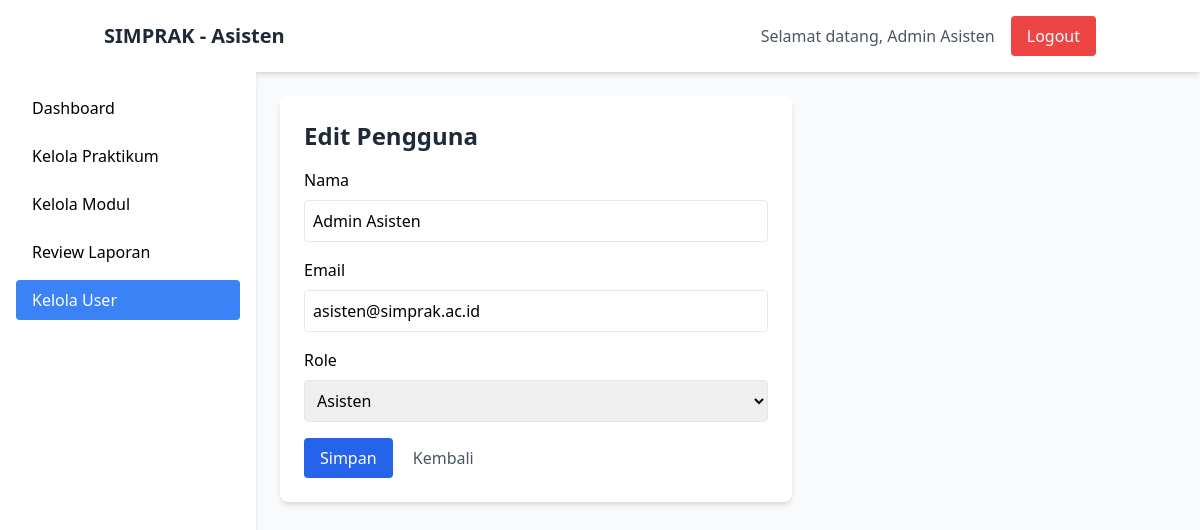
Screenshot of /asisten/edit_user.php?id=1 (signed in) with the database file from the repository.
### tables this page shows
CREATE TABLE `users` (
  `id` int(11) NOT NULL,
  `nama` varchar(100) NOT NULL,
  `email` varchar(100) NOT NULL,
  `password` varchar(255) NOT NULL,
  `role` enum('mahasiswa','asisten') NOT NULL,
  `created_at` timestamp NOT NULL DEFAULT current_timestamp()
);

### asisten/edit_user.php (the view, shortened to what this page needs)
<?php
require_once '../config.php';
$id = $_GET['id'] ?? 0;
$stmt = $conn->prepare("SELECT * FROM users WHERE id = ?");
$stmt->bind_param("i", $id);
$stmt->execute();
$data = $stmt->get_result()->fetch_assoc();
require_once 'templates/header.php';
?>
<div class="bg-white p-6 rounded-lg shadow-md w-full max-w-lg">
    <h2 class="text-2xl font-bold text-gray-800 mb-4">Edit Pengguna</h2>
    <form method="POST">
        <label class="block mb-2">Nama</label>
        <input type="text" name="nama" class="w-full p-2 border rounded mb-4"
            value="<?= htmlspecialchars($data['nama']) ?>" required>
        <label class="block mb-2">Email</label>
        <input type="email" name="email" class="w-full p-2 border rounded mb-4"
            value="<?= htmlspecialchars($data['email']) ?>" required>
        <label class="block mb-2">Role</label>
        <select name="role" class="w-full p-2 border rounded mb-4">
            <option value="asisten" <?= $data['role'] === 'asisten' ? 'selected' : '' ?>>Asisten</option>
        </select>
        <button type="submit" class="bg-blue-600 text-white px-4 py-2 rounded hover:bg-blue-700">Simpan</button>
        <a href="users.php" class="ml-4 text-gray-600 hover:underline">Kembali</a>
    </form>
</div>
<?php require_once 'templates/footer.php'; ?>

### rows the page displays
users: nama "Admin Asisten", email "asisten@simprak.ac.id", role "Asisten"

### other values shown
$_SESSION['nama'] "Admin Asisten"
